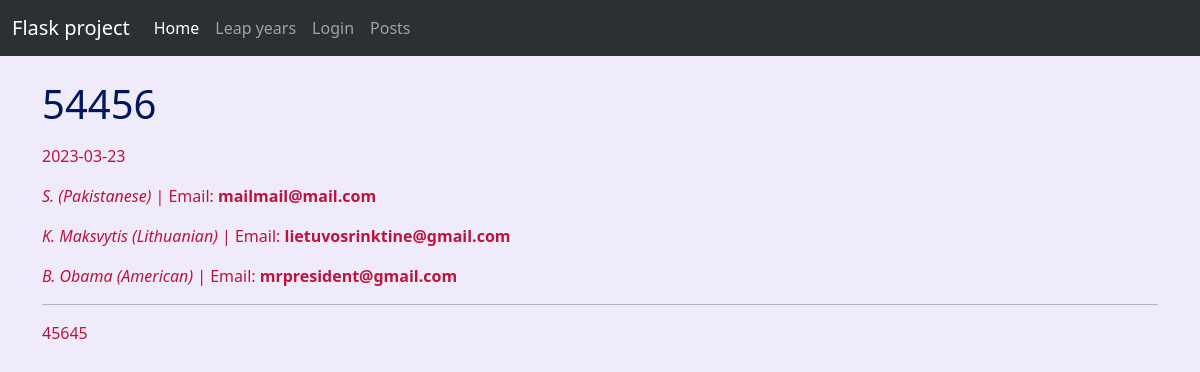
The app's page /posts/12 with its own data.
### flask_app/models.py (models this page shows, shortened)
class Post(db.Model):
    __tablename__ = 'post'
    id = db.Column(db.Integer, primary_key=True)
    date = db.Column(db.Date)
    title = db.Column(db.String(80))
    text = db.Column(db.Text)
    authors = db.relationship('Author', secondary=helper_table, backref='posts')

class Author(db.Model):
    __tablename__ = 'author'
    id = db.Column(db.Integer, primary_key=True)
    name = db.Column(db.String(40), unique=True, nullable=False)
    nationality = db.Column(db.String(40))
    phone = db.Column(db.String(20), unique=True)
    email = db.Column(db.String(100), unique=True)
    def __repr__(self):
        return f"{self.name.split()[0][0].upper()}. {' '.join(self.name.split()[1:])} ({self.nationality})"

### flask_app/routes.py (the view)
@app.route('/posts/<string:post_id>')
def article(post_id):
    post = db.session.get(Post, post_id)
    return render_template('article.html', post=post)

### flask_app/templates/article.html (shortened to what this page needs)
{% extends "parent.html" %}
{% block content %}
  <div class="container">
    <h1 class="mt-4 mb-3">{{ post.title }}</h1>
    <p>{{ post.date }}</p>
    {% for author in post.authors %}
<p><i>{{ author }}</i> | Email: <strong>{{author.email }}</strong></p>
    {% endfor %}
<hr>
<p>{{ post.text }}</p>
  </div>
{% endblock %}

### flask_app/static/main.css (style rules this page uses)
body { background: #f0ebfa; color: #090040; margin-top: 0rem; }
h1, h2, h3, h4, h5, h6 { color: #00165e; }
p { color: #bf133b; }

### records on screen
Post: title "54456", date "2023-03-23", text "45645"
Author: name+nationality "S. (Pakistanese)", email "mailmail@mail.com"
Author: name+nationality "K. Maksvytis (Lithuanian)", email "lietuvosrinktine@gmail.com"
Author: name+nationality "B. Obama (American)", email "mrpresident@gmail.com"
